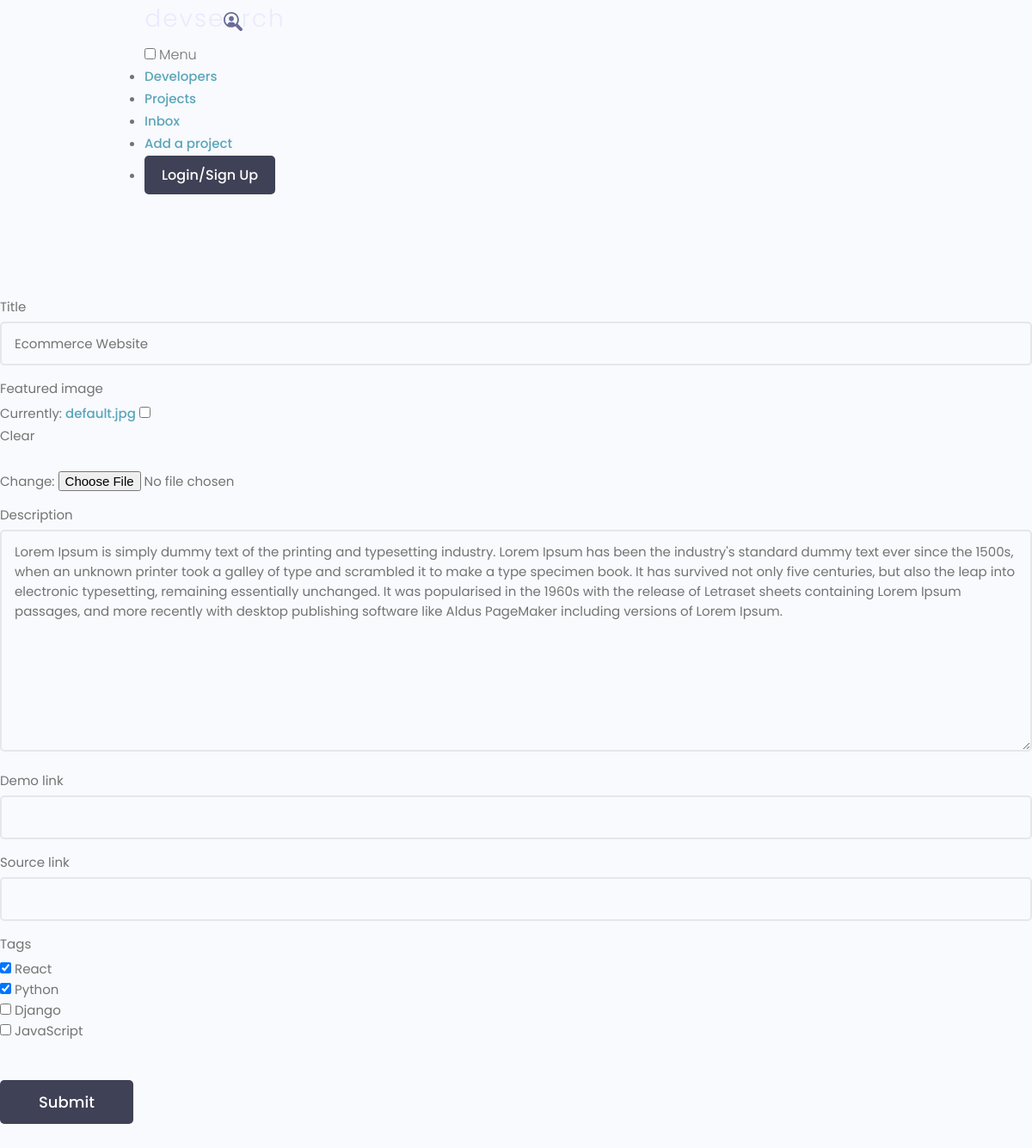
The app's page /update-project/c70d24687bb6494387cc11528d0e5295, older data.
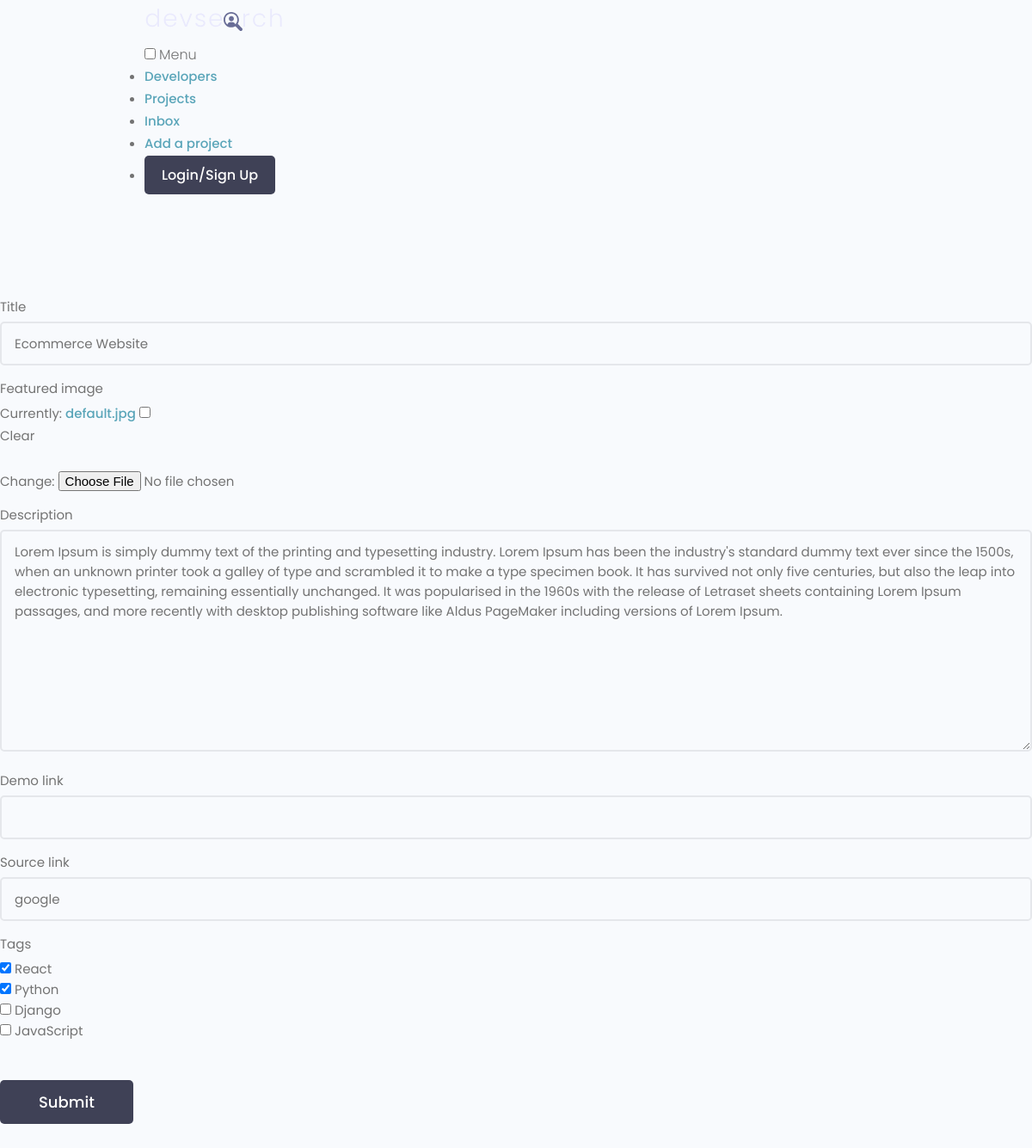
The same page, newer data.
### projects/models.py (models this page shows, shortened)
class Project(models.Model):
    title = models.CharField(max_length=200)
    description  = models.TextField(null=True, blank=True)
    featured_image = models.ImageField(null=True, blank=True, default="default.jpg")
    demo_link = models.CharField(max_length=2000, null=True, blank=True)
    source_link=models.CharField(max_length=2000, null=True, blank=True)
    tags = models.ManyToManyField('Tag', blank=True)
    vote_total = models.IntegerField(default=0, null=True, blank=True)
    vote_ratio = models.IntegerField(default=0, null=True, blank=True)
    created = models.DateTimeField(auto_now_add=True)
    id = models.UUIDField(default=uuid.uuid4, unique=True, primary_key=True, editable=False)

### projects/views.py (the view)
# urls.py: path('update-project/<str:pk>', views.updateProject, name='update-project'),
def updateProject(request,pk):
    project = Project.objects.get(id=pk)
    form = ProjectForm(instance=project)
    if request.method == "POST":
        form = ProjectForm(request.POST, request.FILES,instance=project)
        if form.is_valid():
            form.save()
            return redirect('projects')
    context = {'form':form}
    return render(request, "projects/project_form.html", context)

### projects/forms.py
class ProjectForm(ModelForm):
    class Meta:
        model = Project
        fields = ['title','featured_image','description','demo_link','source_link', 'tags']
        widgets = {
            'tags': forms.CheckboxSelectMultiple()
        }
    def __init__(self, *args, **kwargs):
        super(ProjectForm, self).__init__(*args, **kwargs)
        for name, field in self.fields.items():
            field.widget.attrs.update({'class':'input'})

### projects/models.py (called while the page is built)
    def __str__(self):
        return self.name

### projects/templates/projects/project_form.html (shortened to what this page needs)
{% extends 'main.html' %}
{% block content %}
<main class="formPage my-xl">
    <div class="content-box">
        <div class="formWrapper">
            <br>
            <form class="form" method="multipart/form-data">
                {% for field in form %}
                <div class="form__field">
                    <label for="formInput#text">{{field.label}}</label>
                    {{field}}
                </div>
                {% endfor %}
                <input class="btn btn--sub btn--lg  my-md" type="submit" value="Submit" />
            </form>
        </div>
    </div>
</main>
{% endblock content %}

Row changes from the older to the newer data that the page shows:
changed Project "Ecommerce Website": source_link (not shown) → "google"
